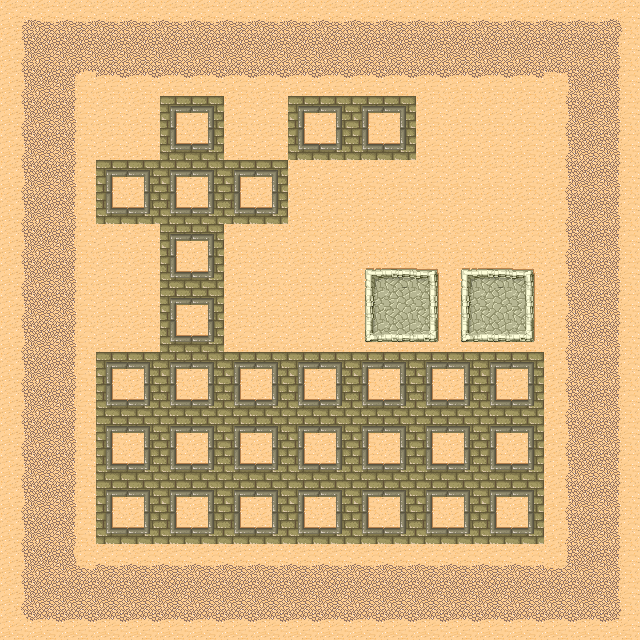

Rendered tile map (Tiled .tmx) drawn with the repository's tilesets; below, a short description and the map source with its tile grids summarised:
An orthogonal 20x20 tile map with 32x32 px tiles, 1 tile layer (Tile Layer 1).

<map version="1.0" orientation="orthogonal" renderorder="right-down" width="20" height="20" tilewidth="32" tileheight="32">
 <tileset firstgid="1" name="tmw_desert_spacing" tilewidth="32" tileheight="32" spacing="1" margin="1">
  <image source="tilesets/tmw_desert_spacing.png" trans="ff00ff" width="265" height="199" />
 </tileset>
 <layer name="Tile Layer 1" width="20" height="20">
  <data>[400 cells, 400 non-empty, 27 distinct tile ids]</data>
 </layer>
</map>
